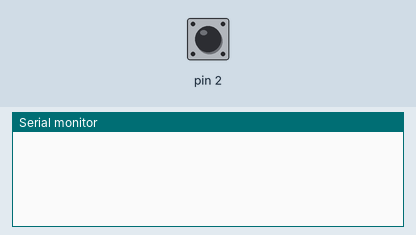
Recording of a program running on a simulated Arduino Nano, built with avr-gcc and run on an emulated ATmega328P. On the bench: the last lines printed to the serial monitor. The inputs (shaded band) are chosen by the test bench; at power-on: pin 2 HIGH.

Above: at 1.2 s.
1.3 s: pin 2 pulled LOW for 0.15 s
At 2.9 s:
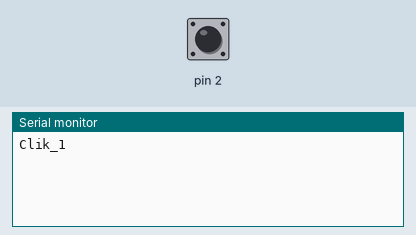
3.3 s: pin 2 pulled LOW for 1 s
At 4.5 s:
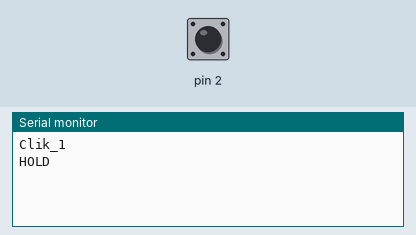

The program:

main.cpp
```cpp
#include <Arduino.h>
#include "boot.h"

key bat(2);

void setup()
{
  Serial.begin(115200);
}

void loop()
{
  uint16_t b = bat.tik();

  switch (b)
  {
  case 1:
    Serial.println(F("Clik_1"));
    break;
  case 2:
    Serial.println(F("Clik_2"));
    break;
  case 3:
    Serial.println(F("Clik_3"));
    break;
  case 100:
    Serial.println(F("HOLD"));
    break;
  }
}
```

boot.h
```cpp
#include <Arduino.h>

class key
{

public:
    key(uint8_t pin);
    uint16_t tik();

private:
    uint8_t _bounceTime = 10;     // задержка для подавления дребезга
    uint16_t _holdTime = 500;     // время, в течение которого нажатие можно считать удержанием кнопки
    uint16_t _doubleTime = 400;   // время, в течение которого нажатия можно считать двойным
    uint16_t _holdTimeStep = 500; // время "тиков" при удержании кнопки
    uint16_t _holdTimeSum = 0;
    int8_t _i = 0;
    uint8_t _pin = 0;

    bool _lastReading = false; // флаг предыдущего состояния кнопки
    bool _buttonPress = false; // флаг состояния "краткое нажатие"
    bool _buttonHold = false;  // флаг состояния "долгое нажатие"
    bool _reading;

    uint32_t _onTime = 0;         // переменная обработки временного интервала
    uint32_t _lastSwitchTime = 0; // переменная времени предыдущего переключения состояния
};

key::key(uint8_t pin)
{
    _pin = pin;
    pinMode(pin, INPUT_PULLUP);
}

uint16_t key::tik()
{
    _reading = !digitalRead(_pin);

    if (_reading && !_lastReading)
    {
        _onTime = millis();
    }

    if (_reading && _lastReading) //////удержание
    {
        if ((millis() - _onTime) > _holdTime)
        {
            _holdTimeSum = (millis() - _onTime);
            _buttonHold = true;
        }
    }

    if (!_reading && _lastReading)
    {
        if (((millis() - _onTime) > _bounceTime) && !_buttonHold)
        {
            if ((millis() - _lastSwitchTime) >= _doubleTime)
            {
                _lastSwitchTime = millis();
                _buttonPress = true;
                _i = 1;
            }
            else
            {
                _i++;
                _lastSwitchTime = millis();
                _buttonPress = true;
            }
        }
    }

    _lastReading = _reading;

    if (_i < 10 && _buttonPress && (millis() - _lastSwitchTime) > _doubleTime)
    {
        _buttonPress = false;
        return _i;
    }

    if (_buttonHold)
    {
        _buttonPress = false;
        _buttonHold = false;
        _lastSwitchTime = millis();
        _i = -1;
        if (_holdTimeStep < _holdTimeSum)
        {
            _onTime = millis();
            return 100;
        }
    }

    return 0;
}
```

Measured:
- after the input at 1.3 s, the serial monitor: prints a new line after 0.55 s (image 1)
- after the input at 3.3 s, the serial monitor: prints a new line after 0.50 s (image 2)
